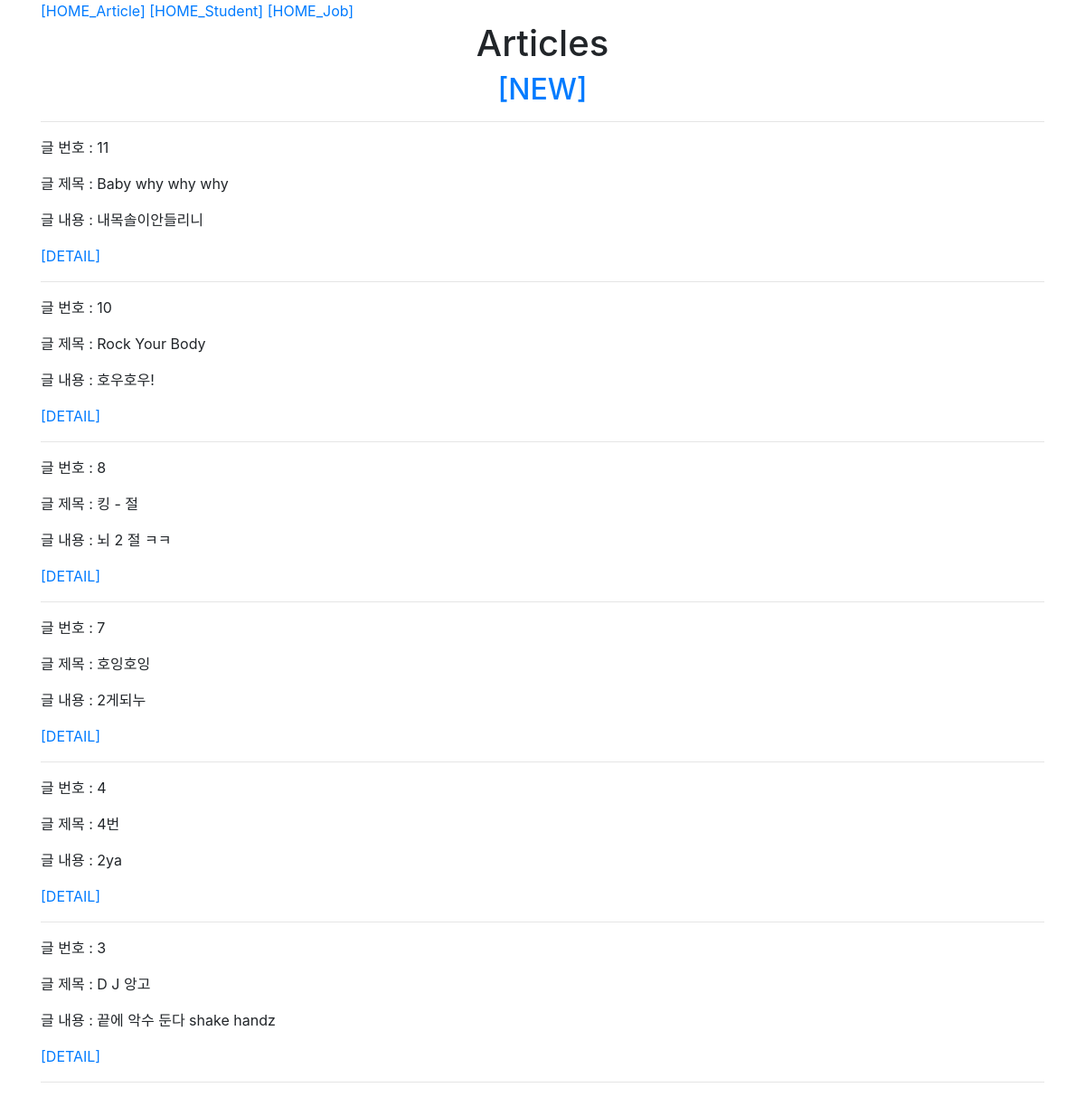
The page /articles/ on the database as committed earlier.
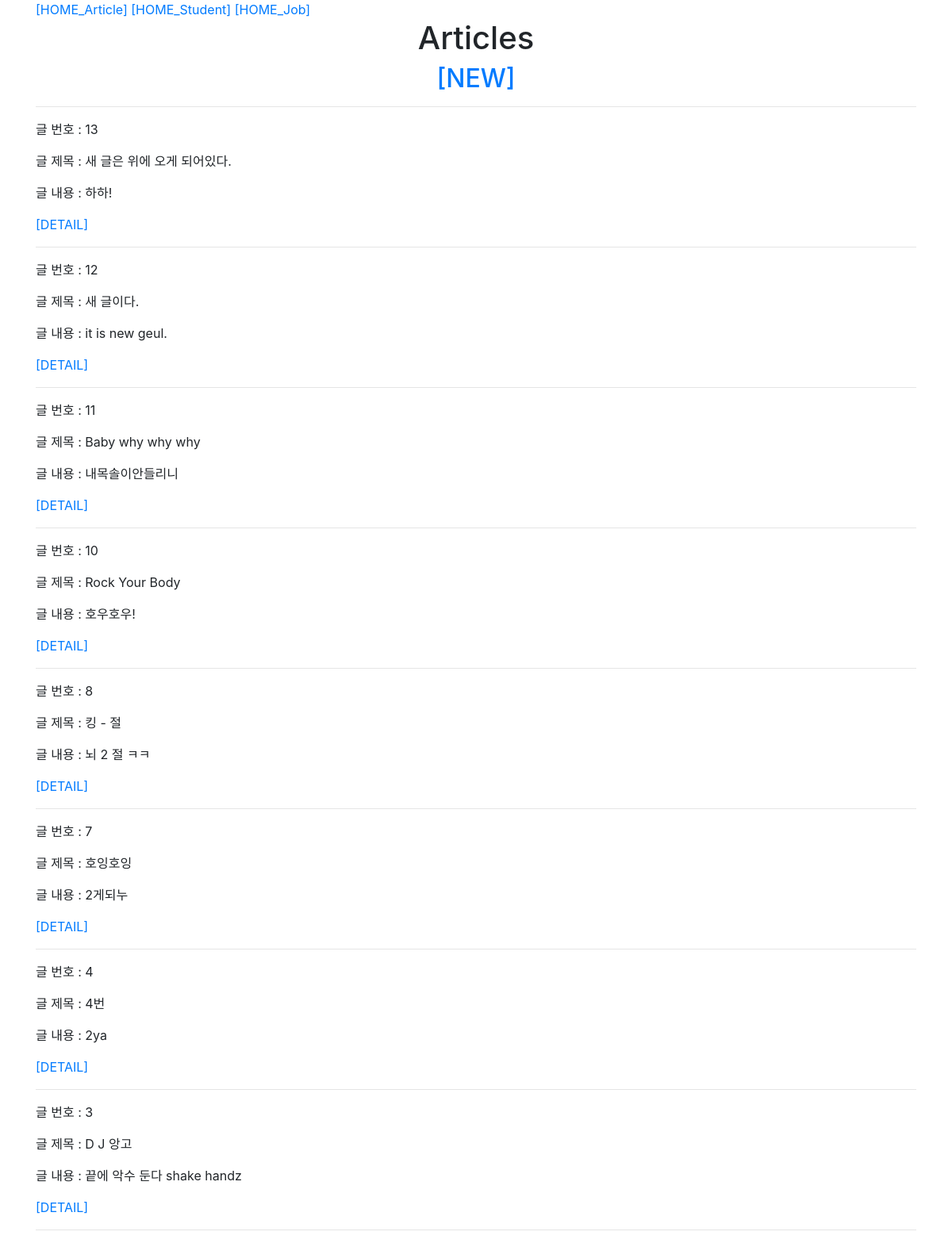
The same page on the database as committed later.
### articles/models.py (models this page shows, shortened)
class Article(models.Model):
    title = models.CharField(max_length=20)
    content = models.TextField()
    created_at = models.DateTimeField(auto_now_add=True)
    updated_at = models.DateTimeField(auto_now=True)
    def get_absolute_url(self):
        return reverse('articles:detail', args=[str(self.pk)])
    class Meta:
        ordering = ['-pk',]

### articles/views.py (the view)
# urls.py: path('', views.index, name="index"),
def index(request):
    articles = Article.objects.all()
    context = {
        'articles' : articles,
    }
    return render(request, 'articles/index.html', context=context)

### articles/templates/articles/index.html
{% extends 'base.html' %}
{% block content %}
    <h1 class="text-center">Articles</h1>
    <h2 class="text-center"><a href="{% url 'articles:create' %}">[NEW]</a></h2>
    <hr>
    {% for article in articles %}
    <p>글 번호 : {{ article.pk }}</p>
    <p>글 제목 : {{ article.title }}</p>
    <p>글 내용 : {{ article.content }}</p>
    <a href="{{ article.get_absolute_url }}">[DETAIL]</a>
    <hr>
    {% endfor %}
{% endblock%}

Rows that differ between the two databases and show on the page:
added Article: pk "13", title "새 글은 위에 오게 되어있다.", content "하하!"
added Article: pk "12", title "새 글이다.", content "it is new geul."
